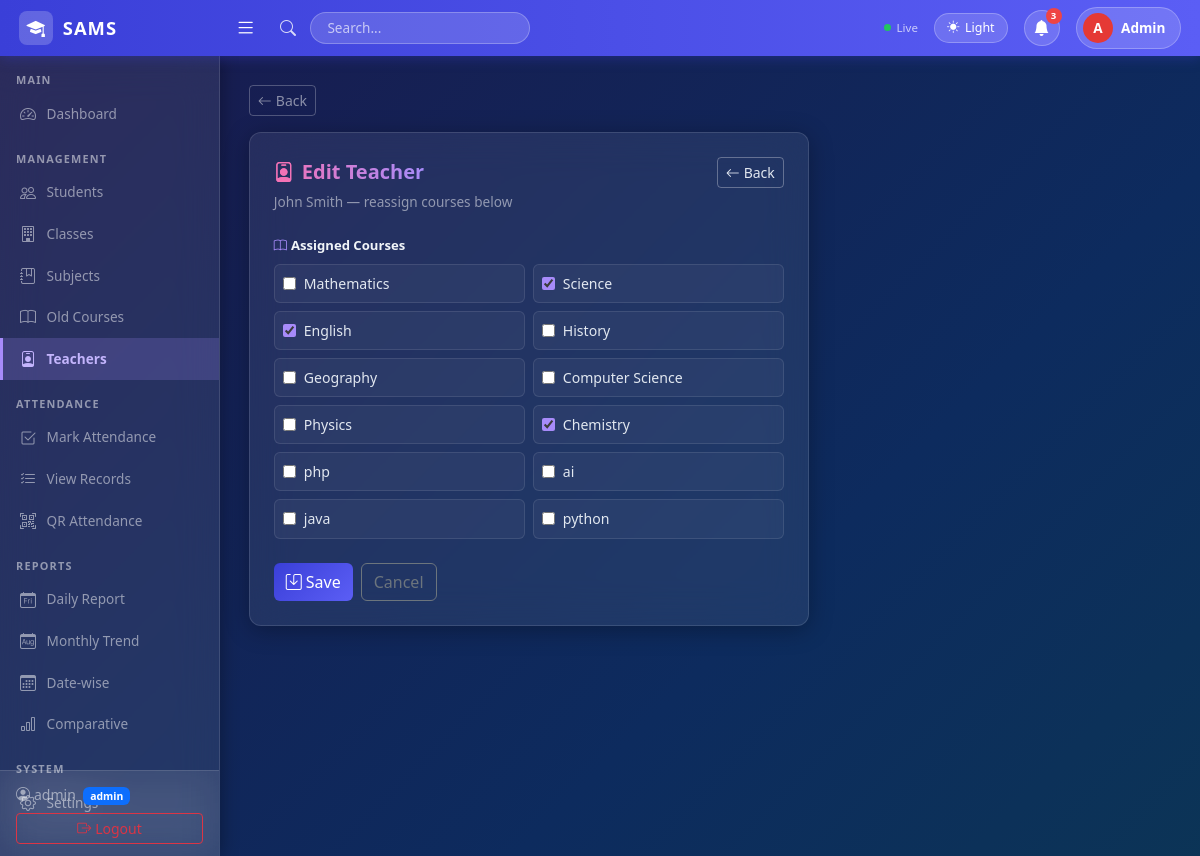
The page /teachers/2/edit/ (signed in) on the database its author committed.
### core/models.py (models this page shows, shortened)
class Course(models.Model):
    course_name = models.CharField(max_length=100)
    teacher = models.ForeignKey(User, on_delete=models.SET_NULL, null=True, blank=True,
                                 limit_choices_to={'profile__role': 'teacher'})

### core/views.py (the view)
        def wrapper(request, *args, **kwargs):
            if not request.user.is_authenticated:
                return redirect('login')
            if get_role(request.user) not in roles and not request.user.is_superuser:
                return HttpResponseForbidden("Access Denied")
            return view_func(request, *args, **kwargs)

### core/views.py (called while the page is built, shortened)
def get_role(user):
    try:
        return user.profile.role
    except Exception:
        return None

def role_required(*roles):
    def decorator(view_func):
        def wrapper(request, *args, **kwargs):
            if not request.user.is_authenticated:
                return redirect('login')
            if get_role(request.user) not in roles and not request.user.is_superuser:
                return HttpResponseForbidden("Access Denied")
            return view_func(request, *args, **kwargs)
        return wrapper
    return decorator

@login_required
@role_required('admin')
def teacher_edit(request, pk):
    teacher = get_object_or_404(User, pk=pk)
    all_courses = Course.objects.all()
    assigned_ids = list(Course.objects.filter(teacher=teacher).values_list('id', flat=True))
    return render(request, 'teachers/edit.html', {
        'teacher': teacher,
        'courses': all_courses,
        'assigned_ids': assigned_ids,
    })

### templates/teachers/edit.html (shortened to what this page needs)
{% extends 'base.html' %}
{% block content %}
<div class="card p-4" style="max-width:560px;">
  <div class="d-flex justify-content-between align-items-center mb-1">
    <h5 class="fw-bold mb-0" style="background:linear-gradient(90deg,#f472b6,#a78bfa); -webkit-background-clip:text; -webkit-text-fill-color:transparent; background-clip:text;">
      <i class="bi bi-person-badge me-2" style="-webkit-text-fill-color:#f472b6;"></i>Edit Teacher
    </h5>
    <a href="{% url 'teacher_list' %}" class="btn btn-sm" style="border:1px solid rgba(255,255,255,0.3); color:#e2e8f0; background:transparent;">
      <i class="bi bi-arrow-left me-1"></i>Back
    </a>
  </div>
  <p style="color:rgba(255,255,255,0.5); font-size:.85rem;" class="mb-4">
    {{ teacher.get_full_name|default:teacher.username }} — reassign courses below
  </p>
  <form method="post">
    <label class="form-label d-block mb-2">
      <i class="bi bi-book me-1" style="color:#a78bfa;"></i>Assigned Courses
    </label>
    <div class="row g-2 mb-4">
      {% for c in courses %}
      <div class="col-md-6">
        <label class="d-flex align-items-center gap-2 p-2 rounded" style="cursor:pointer; border:1px solid rgba(255,255,255,0.1); background:rgba(255,255,255,0.04);"
          onmouseover="this.style.background='rgba(167,139,250,0.1)'"
          onmouseout="this.style.background='rgba(255,255,255,0.04)'">
          <input type="checkbox" name="courses" value="{{ c.id }}" style="accent-color:#a78bfa;"
            {% if c.id in assigned_ids %}checked{% endif %}>
          <span style="color:#e2e8f0; font-size:.88rem;">{{ c.course_name }}</span>
        </label>
      </div>
      {% endfor %}
    </div>
    <div class="d-flex gap-2">
      <button type="submit" class="btn btn-primary"><i class="bi bi-save me-1"></i>Save</button>
      <a href="{% url 'teacher_list' %}" class="btn btn-outline-secondary">Cancel</a>
    </div>
  </form>
</div>
{% endblock %}

### templates/base.html (shortened to what this page needs)
<!DOCTYPE html>
<html lang="en" id="htmlRoot">
<head>
  <link href="https://cdn.jsdelivr.net/npm/bootstrap@5.3.0/dist/css/bootstrap.min.css" rel="stylesheet">
  <link href="https://cdn.jsdelivr.net/npm/bootstrap-icons@1.10.5/font/bootstrap-icons.css" rel="stylesheet">
</head>
<body>
{% if user.is_authenticated %}
<nav class="top-navbar">
  <a href="{% url 'home' %}" class="brand">
    <div class="brand-icon"><i class="bi bi-mortarboard-fill text-white"></i></div>
    SAMS
  </a>
  <button class="hamburger ms-2" id="sidebarToggle"><i class="bi bi-list"></i></button>
  <div class="d-flex align-items-center ms-3 gap-2 flex-grow-1">
    <i class="bi bi-search search-icon"></i>
    <input type="text" class="search-box d-none d-md-block" placeholder="Search...">
  </div>
  <div class="d-flex align-items-center gap-3 ms-auto">
    <div class="sync-indicator d-none d-md-flex">
      <div class="sync-dot"></div>Live
    </div>
    <button class="theme-btn" onclick="toggleTheme()" id="themeBtn">
      <i class="bi bi-moon-fill" id="themeIcon"></i>
      <span id="themeLabel" class="d-none d-md-inline">Dark</span>
    </button>
    <div style="position:relative;">
      <button class="notif-btn" id="notifBtn" onclick="toggleNotif()">
        <i class="bi bi-bell-fill"></i>
        <span class="notif-badge" id="notifBadge">3</span>
      </button>
    </div>
    <a href="{% url 'logout' %}" class="user-pill">
      <div class="user-avatar">{{ user.username|first|upper }}</div>
      <span class="d-none d-md-inline">{{ user.username|capfirst }}</span>
    </a>
  </div>
</nav>
<div class="sidebar" id="sidebar">
  <div class="section-label">Main</div>
  <a href="{% url 'home' %}" class="nav-link {% if request.resolver_match.url_name == 'home' %}active{% endif %}">
    <i class="bi bi-speedometer2"></i> Dashboard
  </a>
  {% if user.profile.role == 'student' %}
  <div class="section-label">My Account</div>
  <a href="{% url 'student_dashboard' %}" class="nav-link {% if request.resolver_match.url_name == 'student_dashboard' %}active{% endif %}">
    <i class="bi bi-speedometer2"></i> Dashboard
  </a>
  <div class="section-label">My Attendance</div>
  <a href="{% url 'student_attendance' %}" class="nav-link {% if request.resolver_match.url_name == 'student_attendance' %}active{% endif %}">
    <i class="bi bi-list-check"></i> Attendance Records
  </a>
  <a href="{% url 'student_reports' %}" class="nav-link {% if request.resolver_match.url_name == 'student_reports' %}active{% endif %}">
    <i class="bi bi-bar-chart-fill"></i> My Reports
  </a>
  <a href="{% url 'student_profile' %}" class="nav-link {% if request.resolver_match.url_name == 'student_profile' %}active{% endif %}">
    <i class="bi bi-person-circle"></i> My Profile
  </a>
  {% else %}
  {% if user.is_superuser or user.profile.role == 'admin' %}
  <div class="section-label">Management</div>
  <a href="{% url 'student_list' %}" class="nav-link {% if 'student' in request.resolver_match.url_name %}active{% endif %}">
    <i class="bi bi-people"></i> Students
  </a>
  <a href="{% url 'class_list' %}" class="nav-link {% if 'class' in request.resolver_match.url_name %}active{% endif %}">
    <i class="bi bi-building"></i> Classes
  </a>
  <a href="{% url 'subject_list' %}" class="nav-link {% if 'subject' in request.resolver_match.url_name %}active{% endif %}">
    <i class="bi bi-journal-bookmark"></i> Subjects
  </a>
  <a href="{% url 'course_list' %}" class="nav-link {% if 'course' in request.resolver_match.url_name %}active{% endif %}">
    <i class="bi bi-book"></i> Old Courses
  </a>
  <a href="{% url 'teacher_list' %}" class="nav-link {% if 'teacher' in request.resolver_match.url_name %}active{% endif %}">
    <i class="bi bi-person-badge"></i> Teachers
  </a>
  {% endif %}
  <div class="section-label">Attendance</div>
  <a href="{% url 'attendance_mark' %}" class="nav-link {% if request.resolver_match.url_name == 'attendance_mark' %}active{% endif %}">
    <i class="bi bi-check2-square"></i> Mark Attendance
  </a>
  <a href="{% url 'attendance_list' %}" class="nav-link {% if request.resolver_match.url_name == 'attendance_list' %}active{% endif %}">
    <i class="bi bi-list-check"></i> View Records
  </a>
  <a href="{% url 'qr_generate' %}" class="nav-link {% if request.resolver_match.url_name == 'qr_generate' or request.resolver_match.url_name == 'qr_session_detail' %}active{% endif %}">
    <i class="bi bi-qr-code-scan"></i> QR Attendance
  </a>
  <div class="section-label">Reports</div>
  <a href="{% url 'report_daily' %}" class="nav-link {% if request.resolver_match.url_name == 'report_daily' %}active{% endif %}">
    <i class="bi bi-calendar-day"></i> Daily Report
  </a>
  <a href="{% url 'report_monthly' %}" class="nav-link {% if request.resolver_match.url_name == 'report_monthly' %}active{% endif %}">
    <i class="bi bi-calendar-month"></i> Monthly Trend
  </a>
  <a href="{% url 'report_datewise' %}" class="nav-link {% if request.resolver_match.url_name == 'report_datewise' %}active{% endif %}">
    <i class="bi bi-calendar3"></i> Date-wise
  </a>
  {% if user.is_superuser or user.profile.role == 'admin' %}
  <a href="{% url 'report_comparative' %}" class="nav-link {% if request.resolver_match.url_name == 'report_comparative' %}active{% endif %}">
    <i class="bi bi-bar-chart"></i> Comparative
  </a>
  <div class="section-label">System</div>
  <a href="{% url 'settings' %}" class="nav-link {% if request.resolver_match.url_name == 'settings' %}active{% endif %}">
    <i class="bi bi-gear"></i> Settings
  </a>
  {% endif %}
  {% endif %}
  <div class="sidebar-footer">
    <small class="d-block" style="color:var(--text-muted);">
      <i class="bi bi-person-circle me-1"></i>{{ user.username }}
      <span class="badge bg-primary ms-1" style="font-size:.65rem;">
        {% if user.is_superuser %}admin{% else %}{{ user.profile.role }}{% endif %}
      </span>
    </small>
    <a href="{% url 'logout' %}" class="btn btn-sm btn-outline-danger w-100 mt-2">
      <i class="bi bi-box-arrow-right me-1"></i>Logout
    </a>
  </div>
</div>
<div class="page-wrapper" id="pageWrapper">
  {% if request.resolver_match.url_name != 'home' and request.resolver_match.url_name != 'student_dashboard' %}
  <div class="mb-3">
    <button onclick="history.back()" class="btn btn-sm" style="border:1px solid rgba(255,255,255,0.25); color:var(--text-muted); background:transparent; transition:all .2s;"
      onmouseover="this.style.background='rgba(255,255,255,0.1)'; this.style.color='var(--text-primary)'"
      onmouseout="this.style.background='transparent'; this.style.color='var(--text-muted)'">
      <i class="bi bi-arrow-left me-1"></i>Back
    </button>
  </div>
  {% endif %}
  {% block content %}{% endblock %}
</div>
{% endif %}
</body>
</html>

### rows shown on the page
Course: course_name "Mathematics"
Course: courses "☑", course_name "Science"
Course: courses "☑", course_name "English"
Course: course_name "History"
Course: course_name "Geography"
Course: course_name "Computer Science"
Course: course_name "Physics"
Course: courses "☑", course_name "Chemistry"
Course: course_name "php"
Course: course_name "ai"
Course: course_name "java"
Course: course_name "python"

### other values the page prints
{{ user.username|first|upper }} "A"
{{ user.username|capfirst }} "Admin"
{{ user.username }} "admin"
{{ teacher.get_full_name|default:teacher.username }} "John Smith"
